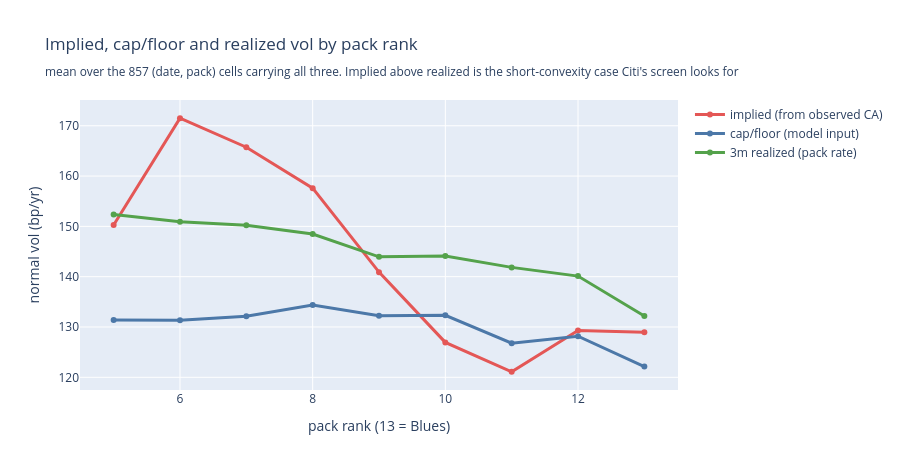

This figure's notebook cell:
### Code cell
_sub2 = SCREENS.dropna(subset=["implied_vol_bp", "realized_vol_bp"])
_f = go.Figure()
for _lab, _col, _nm in (("implied_vol_bp", "#E45756", "implied (from observed CA)"),
                        ("sigma_capfloor_bp", "#4C78A8", "cap/floor (model input)"),
                        ("realized_vol_bp", "#54A24B", "3m realized (pack rate)")):
    _m2 = _sub2.groupby("rank")[_lab].mean()
    _f.add_trace(go.Scatter(x=_m2.index, y=_m2.values, mode="lines+markers",
                            name=_nm, line=dict(color=_col, width=3)))
_f.update_layout(
    title="Implied, cap/floor and realized vol by pack rank<br>"
          f"<sub>mean over the {len(_sub2):,} (date, pack) cells carrying all "
          "three. Implied above realized is the short-convexity case Citi's "
          "screen looks for</sub>",
    xaxis_title="pack rank (13 = Blues)", yaxis_title="normal vol (bp/yr)",
    height=CFG.fig_height)
_f

### Figure 1 — Plotly figure (JSON) as saved in the notebook; plotly's stock layout.template omitted (floating-point values rounded to 4 significant figures)
{"data": [{"line": {"color": "#E45756", "width": 3}, "mode": "lines+markers", "name": "implied (from observed CA)", "type": "scatter", "x": [5, 6, 7, 8, 9, 10, 11, 12, 13], "y": [150.3, 171.5, 165.7, 157.6, 140.9, 126.9, 121.1, 129.3, 129.0]}, {"line": {"color": "#4C78A8", "width": 3}, "mode": "lines+markers", "name": "cap/floor (model input)", "type": "scatter", "x": [5, 6, 7, 8, 9, 10, 11, 12, 13], "y": [131.4, 131.4, 132.2, 134.4, 132.2, 132.3, 126.8, 128.2, 122.1]}, {"line": {"color": "#54A24B", "width": 3}, "mode": "lines+markers", "name": "3m realized (pack rate)", "type": "scatter", "x": [5, 6, 7, 8, 9, 10, 11, 12, 13], "y": [152.4, 150.9, 150.2, 148.5, 143.9, 144.1, 141.8, 140.1, 132.2]}], "layout": {"height": 470, "title": {"text": "Implied, cap/floor and realized vol by pack rank<br><sub>mean over the 857 (date, pack) cells carrying all three. Implied above realized is the short-convexity case Citi's screen looks for</sub>"}, "xaxis": {"title": {"text": "pack rank (13 = Blues)"}}, "yaxis": {"title": {"text": "normal vol (bp/yr)"}}}}
